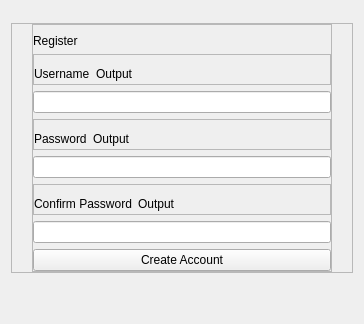
<?xml version="1.0" encoding="UTF-8"?>
<ui version="4.0">
 <class>Register</class>
 <widget class="QWidget" name="Register">
  <property name="geometry">
   <rect>
    <x>0</x>
    <y>0</y>
    <width>360</width>
    <height>324</height>
   </rect>
  </property>
  <property name="windowTitle">
   <string>Register</string>
  </property>
  <layout class="QVBoxLayout" name="verticalLayout_3">
   <item>
    <spacer name="verticalSpacer">
     <property name="orientation">
      <enum>Qt::Orientation::Vertical</enum>
     </property>
     <property name="sizeType">
      <enum>QSizePolicy::Policy::Preferred</enum>
     </property>
     <property name="sizeHint" stdset="0">
      <size>
       <width>20</width>
       <height>40</height>
      </size>
     </property>
    </spacer>
   </item>
   <item>
    <widget class="QFrame" name="frame_7">
     <property name="frameShape">
      <enum>QFrame::Shape::StyledPanel</enum>
     </property>
     <property name="frameShadow">
      <enum>QFrame::Shadow::Raised</enum>
     </property>
     <layout class="QHBoxLayout" name="horizontalLayout_4">
      <property name="spacing">
       <number>0</number>
      </property>
      <property name="leftMargin">
       <number>0</number>
      </property>
      <property name="topMargin">
       <number>0</number>
      </property>
      <property name="rightMargin">
       <number>0</number>
      </property>
      <property name="bottomMargin">
       <number>0</number>
      </property>
      <item>
       <spacer name="horizontalSpacer">
        <property name="orientation">
         <enum>Qt::Orientation::Horizontal</enum>
        </property>
        <property name="sizeType">
         <enum>QSizePolicy::Policy::MinimumExpanding</enum>
        </property>
        <property name="sizeHint" stdset="0">
         <size>
          <width>20</width>
          <height>20</height>
         </size>
        </property>
       </spacer>
      </item>
      <item>
       <widget class="QFrame" name="frame">
        <property name="sizePolicy">
         <sizepolicy hsizetype="Minimum" vsizetype="Preferred">
          <horstretch>0</horstretch>
          <verstretch>0</verstretch>
         </sizepolicy>
        </property>
        <property name="minimumSize">
         <size>
          <width>300</width>
          <height>0</height>
         </size>
        </property>
        <property name="maximumSize">
         <size>
          <width>300</width>
          <height>16777215</height>
         </size>
        </property>
        <property name="baseSize">
         <size>
          <width>0</width>
          <height>0</height>
         </size>
        </property>
        <property name="frameShape">
         <enum>QFrame::Shape::StyledPanel</enum>
        </property>
        <property name="frameShadow">
         <enum>QFrame::Shadow::Raised</enum>
        </property>
        <layout class="QVBoxLayout" name="verticalLayout">
         <property name="leftMargin">
          <number>0</number>
         </property>
         <property name="rightMargin">
          <number>0</number>
         </property>
         <property name="bottomMargin">
          <number>0</number>
         </property>
         <item>
          <widget class="QLabel" name="register_title">
           <property name="text">
            <string>Register</string>
           </property>
          </widget>
         </item>
         <item>
          <widget class="QFrame" name="frame_2">
           <property name="frameShape">
            <enum>QFrame::Shape::StyledPanel</enum>
           </property>
           <property name="frameShadow">
            <enum>QFrame::Shadow::Raised</enum>
           </property>
           <layout class="QHBoxLayout" name="horizontalLayout">
            <property name="leftMargin">
             <number>0</number>
            </property>
            <property name="rightMargin">
             <number>0</number>
            </property>
            <property name="bottomMargin">
             <number>0</number>
            </property>
            <item>
             <widget class="QLabel" name="label_username">
              <property name="text">
               <string>Username</string>
              </property>
             </widget>
            </item>
            <item>
             <widget class="QLabel" name="label_outputUsername">
              <property name="text">
               <string>Output</string>
              </property>
             </widget>
            </item>
            <item>
             <spacer name="horizontalSpacer_3">
              <property name="orientation">
               <enum>Qt::Orientation::Horizontal</enum>
              </property>
              <property name="sizeHint" stdset="0">
               <size>
                <width>40</width>
                <height>20</height>
               </size>
              </property>
             </spacer>
            </item>
           </layout>
          </widget>
         </item>
         <item>
          <widget class="QLineEdit" name="input_username"/>
         </item>
         <item>
          <widget class="QFrame" name="frame_3">
           <property name="frameShape">
            <enum>QFrame::Shape::StyledPanel</enum>
           </property>
           <property name="frameShadow">
            <enum>QFrame::Shadow::Raised</enum>
           </property>
           <layout class="QHBoxLayout" name="horizontalLayout_2">
            <property name="leftMargin">
             <number>0</number>
            </property>
            <property name="rightMargin">
             <number>0</number>
            </property>
            <property name="bottomMargin">
             <number>0</number>
            </property>
            <item>
             <widget class="QLabel" name="label_password">
              <property name="text">
               <string>Password</string>
              </property>
             </widget>
            </item>
            <item>
             <widget class="QLabel" name="label_outputPassword">
              <property name="text">
               <string>Output</string>
              </property>
             </widget>
            </item>
            <item>
             <spacer name="horizontalSpacer_4">
              <property name="orientation">
               <enum>Qt::Orientation::Horizontal</enum>
              </property>
              <property name="sizeHint" stdset="0">
               <size>
                <width>40</width>
                <height>20</height>
               </size>
              </property>
             </spacer>
            </item>
           </layout>
          </widget>
         </item>
         <item>
          <widget class="QLineEdit" name="input_password"/>
         </item>
         <item>
          <widget class="QFrame" name="frame_4">
           <property name="frameShape">
            <enum>QFrame::Shape::StyledPanel</enum>
           </property>
           <property name="frameShadow">
            <enum>QFrame::Shadow::Raised</enum>
           </property>
           <layout class="QHBoxLayout" name="horizontalLayout_3">
            <property name="leftMargin">
             <number>0</number>
            </property>
            <property name="rightMargin">
             <number>0</number>
            </property>
            <property name="bottomMargin">
             <number>0</number>
            </property>
            <item>
             <widget class="QLabel" name="label_confirmPassword">
              <property name="text">
               <string>Confirm Password</string>
              </property>
             </widget>
            </item>
            <item>
             <widget class="QLabel" name="label_outputConfirm">
              <property name="text">
               <string>Output</string>
              </property>
             </widget>
            </item>
            <item>
             <spacer name="horizontalSpacer_5">
              <property name="orientation">
               <enum>Qt::Orientation::Horizontal</enum>
              </property>
              <property name="sizeHint" stdset="0">
               <size>
                <width>40</width>
                <height>20</height>
               </size>
              </property>
             </spacer>
            </item>
           </layout>
          </widget>
         </item>
         <item>
          <widget class="QLineEdit" name="input_confirmPassword"/>
         </item>
         <item>
          <widget class="QPushButton" name="btn_createAccount">
           <property name="text">
            <string>Create Account</string>
           </property>
          </widget>
         </item>
        </layout>
        <zorder>frame_2</zorder>
        <zorder>input_username</zorder>
        <zorder>input_password</zorder>
        <zorder>input_confirmPassword</zorder>
        <zorder>frame_3</zorder>
        <zorder>btn_createAccount</zorder>
        <zorder>frame_4</zorder>
        <zorder>register_title</zorder>
       </widget>
      </item>
      <item>
       <spacer name="horizontalSpacer_2">
        <property name="orientation">
         <enum>Qt::Orientation::Horizontal</enum>
        </property>
        <property name="sizeType">
         <enum>QSizePolicy::Policy::MinimumExpanding</enum>
        </property>
        <property name="sizeHint" stdset="0">
         <size>
          <width>20</width>
          <height>20</height>
         </size>
        </property>
       </spacer>
      </item>
     </layout>
    </widget>
   </item>
   <item>
    <spacer name="verticalSpacer_2">
     <property name="orientation">
      <enum>Qt::Orientation::Vertical</enum>
     </property>
     <property name="sizeType">
      <enum>QSizePolicy::Policy::MinimumExpanding</enum>
     </property>
     <property name="sizeHint" stdset="0">
      <size>
       <width>20</width>
       <height>40</height>
      </size>
     </property>
    </spacer>
   </item>
  </layout>
 </widget>
 <resources/>
 <connections/>
 <designerdata>
  <property name="gridDeltaX">
   <number>10</number>
  </property>
  <property name="gridDeltaY">
   <number>10</number>
  </property>
  <property name="gridSnapX">
   <bool>true</bool>
  </property>
  <property name="gridSnapY">
   <bool>true</bool>
  </property>
  <property name="gridVisible">
   <bool>true</bool>
  </property>
 </designerdata>
</ui>
